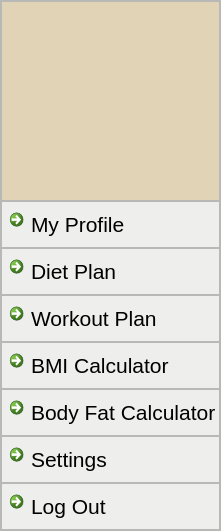
            <widget class="QFrame" name="frame_2">
             <property name="maximumSize">
              <size>
               <width>250</width>
               <height>16777215</height>
              </size>
             </property>
             <property name="styleSheet">
              <string notr="true">QMainWindow {background: #e0d3b6;}
QWidget {background: #e0d3b6;}
QFrame {background: rgb(238, 238, 236);}
QCommandLinkButton  {background:#e0d3b6;}
QLabel {background: #e0d3b6;}
QLineEdit {font: #161514;}




</string>
             </property>
             <property name="frameShape">
              <enum>QFrame::StyledPanel</enum>
             </property>
             <property name="frameShadow">
              <enum>QFrame::Raised</enum>
             </property>
             <layout class="QVBoxLayout" name="verticalLayout">
              <property name="spacing">
               <number>0</number>
              </property>
              <property name="leftMargin">
               <number>0</number>
              </property>
              <property name="topMargin">
               <number>0</number>
              </property>
              <property name="rightMargin">
               <number>0</number>
              </property>
              <property name="bottomMargin">
               <number>0</number>
              </property>
              <item>
               <widget class="QFrame" name="frame_3">
                <property name="minimumSize">
                 <size>
                  <width>0</width>
                  <height>200</height>
                 </size>
                </property>
                <property name="maximumSize">
                 <size>
                  <width>16777215</width>
                  <height>16777215</height>
                 </size>
                </property>
                <property name="frameShape">
                 <enum>QFrame::StyledPanel</enum>
                </property>
                <property name="frameShadow">
                 <enum>QFrame::Raised</enum>
                </property>
                <layout class="QVBoxLayout" name="verticalLayout_9">
                 <property name="spacing">
                  <number>0</number>
                 </property>
                 <property name="leftMargin">
                  <number>0</number>
                 </property>
                 <property name="topMargin">
                  <number>0</number>
                 </property>
                 <property name="rightMargin">
                  <number>0</number>
                 </property>
                 <property name="bottomMargin">
                  <number>0</number>
                 </property>
                 <item>
                  <widget class="QLabel" name="label_pix">
                   <property name="maximumSize">
                    <size>
                     <width>16777215</width>
                     <height>220</height>
                    </size>
                   </property>
                   <property name="text">
                    <string/>
                   </property>
                   <property name="pixmap">
                    <pixmap resource="image.qrc">:/img/logo</pixmap>
                   </property>
                   <property name="scaledContents">
                    <bool>true</bool>
                   </property>
                  </widget>
                 </item>
                </layout>
               </widget>
              </item>
              <item>
               <widget class="QFrame" name="frame_4">
                <property name="frameShape">
                 <enum>QFrame::StyledPanel</enum>
                </property>
                <property name="frameShadow">
                 <enum>QFrame::Raised</enum>
                </property>
                <layout class="QVBoxLayout" name="verticalLayout_2">
                 <property name="spacing">
                  <number>0</number>
                 </property>
                 <property name="leftMargin">
                  <number>0</number>
                 </property>
                 <property name="topMargin">
                  <number>0</number>
                 </property>
                 <property name="rightMargin">
                  <number>0</number>
                 </property>
                 <property name="bottomMargin">
                  <number>0</number>
                 </property>
                 <item>
                  <widget class="QCommandLinkButton" name="commandLinkButton_4">
                   <property name="font">
                    <font>
                     <family>Segoe UI</family>
                     <pointsize>16</pointsize>
                     <bold>false</bold>
                    </font>
                   </property>
                   <property name="text">
                    <string>My Profile</string>
                   </property>
                  </widget>
                 </item>
                </layout>
               </widget>
              </item>
              <item>
               <widget class="QFrame" name="frame_5">
                <property name="frameShape">
                 <enum>QFrame::StyledPanel</enum>
                </property>
                <property name="frameShadow">
                 <enum>QFrame::Raised</enum>
                </property>
                <layout class="QVBoxLayout" name="verticalLayout_3">
                 <property name="spacing">
                  <number>0</number>
                 </property>
                 <property name="leftMargin">
                  <number>0</number>
                 </property>
                 <property name="topMargin">
                  <number>0</number>
                 </property>
                 <property name="rightMargin">
                  <number>0</number>
                 </property>
                 <property name="bottomMargin">
                  <number>0</number>
                 </property>
                 <item>
                  <widget class="QCommandLinkButton" name="commandLinkButton_9">
                   <property name="font">
                    <font>
                     <family>Segoe UI</family>
                     <pointsize>16</pointsize>
                     <bold>false</bold>
                    </font>
                   </property>
                   <property name="text">
                    <string>Diet Plan</string>
                   </property>
                  </widget>
                 </item>
                </layout>
               </widget>
              </item>
              <item>
               <widget class="QFrame" name="frame_6">
                <property name="frameShape">
                 <enum>QFrame::StyledPanel</enum>
                </property>
                <property name="frameShadow">
                 <enum>QFrame::Raised</enum>
                </property>
                <layout class="QVBoxLayout" name="verticalLayout_4">
                 <property name="spacing">
                  <number>0</number>
                 </property>
                 <property name="leftMargin">
                  <number>0</number>
                 </property>
                 <property name="topMargin">
                  <number>0</number>
                 </property>
                 <property name="rightMargin">
                  <number>0</number>
                 </property>
                 <property name="bottomMargin">
                  <number>0</number>
                 </property>
                 <item>
                  <widget class="QCommandLinkButton" name="commandLinkButton_10">
                   <property name="font">
                    <font>
                     <family>Segoe UI</family>
                     <pointsize>16</pointsize>
                     <bold>false</bold>
                    </font>
                   </property>
                   <property name="text">
                    <string>Workout Plan</string>
                   </property>
                  </widget>
                 </item>
                </layout>
               </widget>
              </item>
              <item>
               <widget class="QFrame" name="frame_7">
                <property name="frameShape">
                 <enum>QFrame::StyledPanel</enum>
                </property>
                <property name="frameShadow">
                 <enum>QFrame::Raised</enum>
                </property>
                <layout class="QVBoxLayout" name="verticalLayout_5">
                 <property name="spacing">
                  <number>0</number>
                 </property>
                 <property name="leftMargin">
                  <number>0</number>
                 </property>
                 <property name="topMargin">
                  <number>0</number>
                 </property>
                 <property name="rightMargin">
                  <number>0</number>
                 </property>
                 <property name="bottomMargin">
                  <number>0</number>
                 </property>
                 <item>
                  <widget class="QCommandLinkButton" name="commandLinkButton_11">
                   <property name="font">
                    <font>
                     <family>Segoe UI</family>
                     <pointsize>16</pointsize>
                     <bold>false</bold>
                    </font>
                   </property>
                   <property name="text">
                    <string>BMI Calculator</string>
                   </property>
                  </widget>
                 </item>
                </layout>
               </widget>
              </item>
              <item>
               <widget class="QFrame" name="frame_8">
                <property name="frameShape">
                 <enum>QFrame::StyledPanel</enum>
                </property>
                <property name="frameShadow">
                 <enum>QFrame::Raised</enum>
                </property>
                <layout class="QVBoxLayout" name="verticalLayout_6">
                 <property name="spacing">
                  <number>0</number>
                 </property>
                 <property name="leftMargin">
                  <number>0</number>
                 </property>
                 <property name="topMargin">
                  <number>0</number>
                 </property>
                 <property name="rightMargin">
                  <number>0</number>
                 </property>
                 <property name="bottomMargin">
                  <number>0</number>
                 </property>
                 <item>
                  <widget class="QCommandLinkButton" name="commandLinkButton_12">
                   <property name="font">
                    <font>
                     <family>Segoe UI</family>
                     <pointsize>16</pointsize>
                     <bold>false</bold>
                    </font>
                   </property>
                   <property name="text">
                    <string>Body Fat Calculator</string>
                   </property>
                  </widget>
                 </item>
                </layout>
               </widget>
              </item>
              <item>
               <widget class="QFrame" name="frame_9">
                <property name="frameShape">
                 <enum>QFrame::StyledPanel</enum>
                </property>
                <property name="frameShadow">
                 <enum>QFrame::Raised</enum>
                </property>
                <layout class="QVBoxLayout" name="verticalLayout_7">
                 <property name="spacing">
                  <number>0</number>
                 </property>
                 <property name="leftMargin">
                  <number>0</number>
                 </property>
                 <property name="topMargin">
                  <number>0</number>
                 </property>
                 <property name="rightMargin">
                  <number>0</number>
                 </property>
                 <property name="bottomMargin">
                  <number>0</number>
                 </property>
                 <item>
                  <widget class="QCommandLinkButton" name="commandLinkButton_13">
                   <property name="font">
                    <font>
                     <family>Segoe UI</family>
                     <pointsize>16</pointsize>
                     <bold>false</bold>
                    </font>
                   </property>
                   <property name="text">
                    <string>Settings</string>
                   </property>
                  </widget>
                 </item>
                </layout>
               </widget>
              </item>
              <item>
               <widget class="QFrame" name="frame_10">
                <property name="frameShape">
                 <enum>QFrame::StyledPanel</enum>
                </property>
                <property name="frameShadow">
                 <enum>QFrame::Raised</enum>
                </property>
                <layout class="QVBoxLayout" name="verticalLayout_8">
                 <property name="spacing">
                  <number>0</number>
                 </property>
                 <property name="leftMargin">
                  <number>0</number>
                 </property>
                 <property name="topMargin">
                  <number>0</number>
                 </property>
                 <property name="rightMargin">
                  <number>0</number>
                 </property>
                 <property name="bottomMargin">
                  <number>0</number>
                 </property>
                 <item>
                  <widget class="QCommandLinkButton" name="commandLinkButton_14">
                   <property name="font">
                    <font>
                     <family>Segoe UI</family>
                     <pointsize>16</pointsize>
                     <bold>false</bold>
                    </font>
                   </property>
                   <property name="text">
                    <string>Log Out</string>
                   </property>
                  </widget>
                 </item>
                </layout>
               </widget>
              </item>
             </layout>
            </widget>
